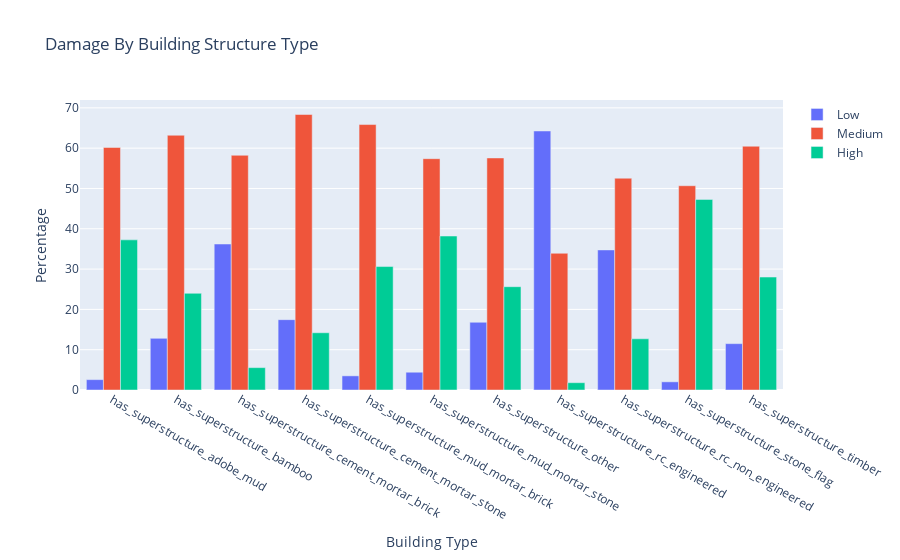

The notebook cell saved with this chart:
### Code cell
fig = go.Figure()

fig.add_trace(go.Bar(x=df.index, y=df["low"], name="Low"))
fig.add_trace(go.Bar(x=df.index, y=df["medium"], name="Medium"))
fig.add_trace(go.Bar(x=df.index, y=df["high"], name="High"))
fig.update_layout(
    title="Damage By Building Structure Type",
    xaxis=dict(title="Building Type"),
    yaxis=dict(title="Percentage"),
    barmode="group",
)
fig.show()

### Figure 1 — Plotly figure (JSON) as saved in the notebook; plotly's stock layout.template omitted (floating-point values rounded to 4 significant figures)
{"data": [{"name": "Low", "type": "bar", "x": ["has_superstructure_adobe_mud", "has_superstructure_bamboo", "has_superstructure_cement_mortar_brick", "has_superstructure_cement_mortar_stone", "has_superstructure_mud_mortar_brick", "has_superstructure_mud_mortar_stone", "has_superstructure_other", "has_superstructure_rc_engineered", "has_superstructure_rc_non_engineered", "has_superstructure_stone_flag", "has_superstructure_timber"], "y": [2.57, 12.81, 36.22, 17.45, 3.51, 4.41, 16.8, 64.26, 34.75, 2.03, 11.5]}, {"name": "Medium", "type": "bar", "x": ["has_superstructure_adobe_mud", "has_superstructure_bamboo", "has_superstructure_cement_mortar_brick", "has_superstructure_cement_mortar_stone", "has_superstructure_mud_mortar_brick", "has_superstructure_mud_mortar_stone", "has_superstructure_other", "has_superstructure_rc_engineered", "has_superstructure_rc_non_engineered", "has_superstructure_stone_flag", "has_superstructure_timber"], "y": [60.18, 63.2, 58.23, 68.35, 65.86, 57.39, 57.57, 33.92, 52.55, 50.68, 60.48]}, {"name": "High", "type": "bar", "x": ["has_superstructure_adobe_mud", "has_superstructure_bamboo", "has_superstructure_cement_mortar_brick", "has_superstructure_cement_mortar_stone", "has_superstructure_mud_mortar_brick", "has_superstructure_mud_mortar_stone", "has_superstructure_other", "has_superstructure_rc_engineered", "has_superstructure_rc_non_engineered", "has_superstructure_stone_flag", "has_superstructure_timber"], "y": [37.25, 23.99, 5.55, 14.2, 30.63, 38.2, 25.63, 1.81, 12.7, 47.29, 28.02]}], "layout": {"barmode": "group", "title": {"text": "Damage By Building Structure Type"}, "xaxis": {"title": {"text": "Building Type"}}, "yaxis": {"title": {"text": "Percentage"}}}}
